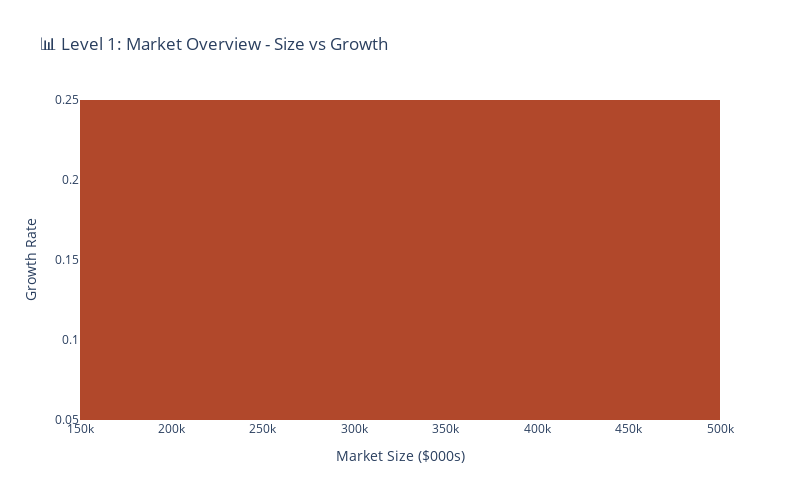
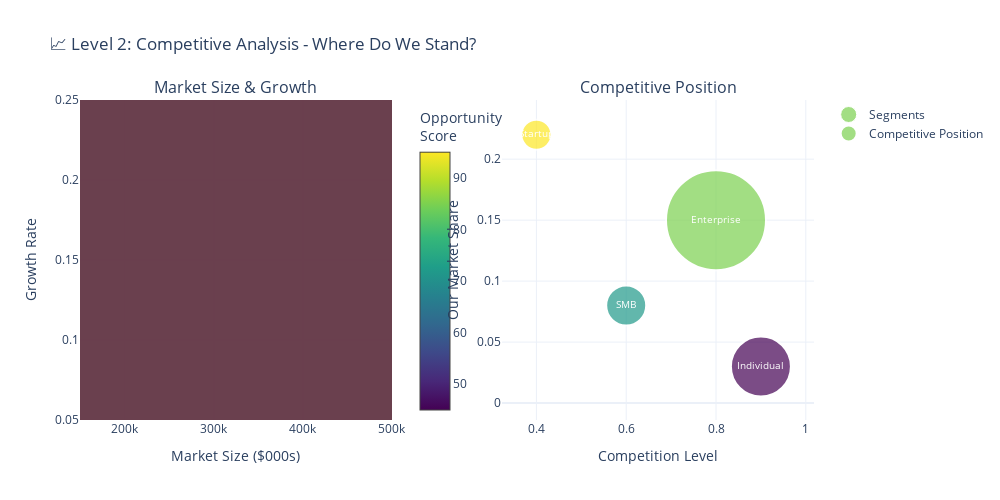
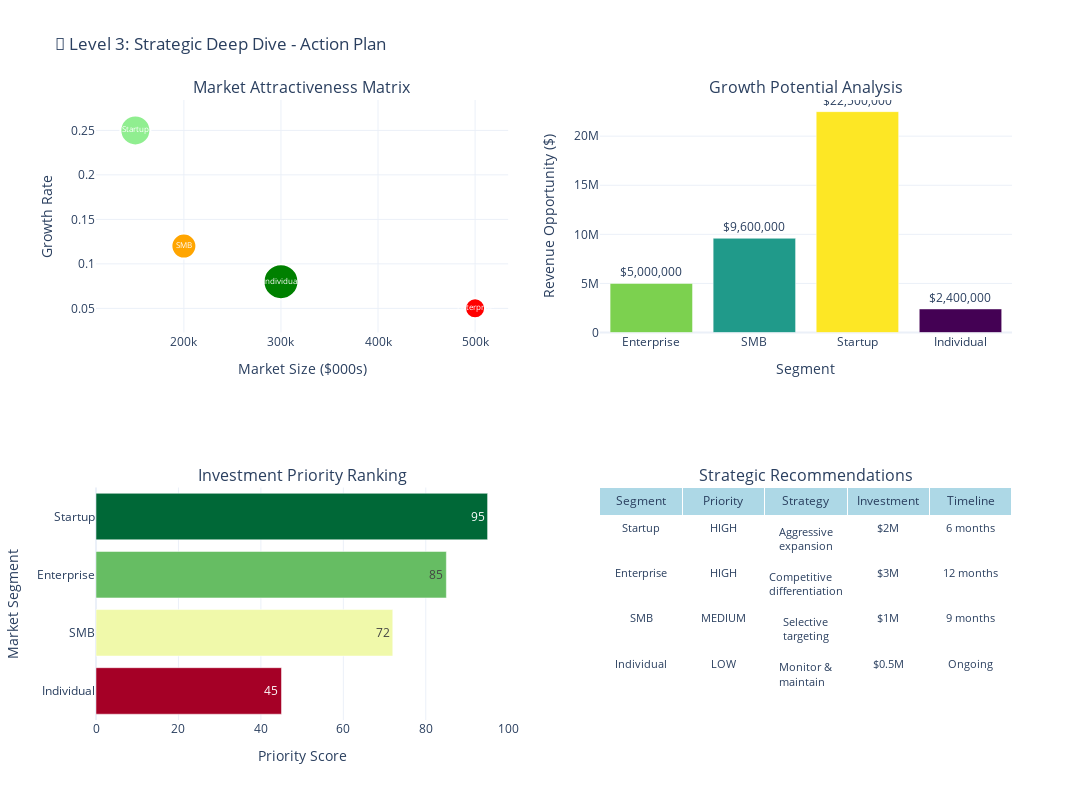

These figures' notebook cell, in order:
### Markdown cell above
## 🔍 2. Progressive Disclosure Techniques

Progressive disclosure is a technique for managing information complexity by revealing details incrementally. This helps prevent cognitive overload and guides the audience through complex insights step by step.

### 🎯 **Key Principles**

1. **Start Simple** - Begin with high-level overview
2. **Add Layers** - Reveal details progressively
3. **Maintain Context** - Keep the big picture visible
4. **Guide Attention** - Use visual hierarchy to direct focus
5. **Enable Exploration** - Allow deeper dives when needed

### 📊 **Implementation Strategies**

- **Zooming**: Start with aggregate view, drill down to details
- **Filtering**: Show subsets of data based on user selection
- **Animation**: Reveal data points over time or by category
- **Layered Annotations**: Add context progressively
- **Interactive Legends**: Show/hide data series
- **Hover Details**: Provide additional context on demand

---

### Code cell
# Progressive Disclosure: Market Opportunity Analysis
print("🔍 Creating Progressive Disclosure Dashboard: Market Opportunity Analysis")
print("=" * 70)

def create_progressive_disclosure_dashboard():
    """Create a dashboard that reveals insights progressively"""
    
    # Create multiple figures for different disclosure levels
    figures = {}
    
    # LEVEL 1: High-Level Overview
    fig1 = go.Figure()
    
    # Simple bubble chart showing market segments
    fig1.add_trace(go.Scatter(
        x=market_data['market_size'],
        y=market_data['growth_rate'],
        mode='markers',
        marker=dict(
            size=market_data['opportunity_score'],
            sizemode='diameter',
            sizeref=2.*max(market_data['opportunity_score'])/(100.**2),
            color=['#1f77b4', '#ff7f0e', '#2ca02c', '#d62728'],
            line=dict(width=2, color='white')
        ),
        text=market_data['segment'],
        hovertemplate='<b>%{text}</b><br>' +
                      'Market Size: $%{x:,.0f}k<br>' +
                      'Growth Rate: %{y:.1%}<br>' +
                      'Opportunity Score: %{marker.size}<br>' +
                      '<extra></extra>',
        name='Market Segments'
    ))
    
    fig1.update_layout(
        title="📊 Level 1: Market Overview - Size vs Growth",
        xaxis_title="Market Size ($000s)",
        yaxis_title="Growth Rate",
        width=800, height=500,
        showlegend=False
    )
    
    # LEVEL 2: Competitive Landscape
    fig2 = make_subplots(
        rows=1, cols=2,
        subplot_titles=["Market Size & Growth", "Competitive Position"],
        horizontal_spacing=0.15
    )
    
    # Left: Same bubble chart
    fig2.add_trace(go.Scatter(
        x=market_data['market_size'],
        y=market_data['growth_rate'],
        mode='markers',
        marker=dict(
            size=market_data['opportunity_score'],
            sizemode='diameter',
            sizeref=2.*max(market_data['opportunity_score'])/(80.**2),
            color=market_data['opportunity_score'],
            colorscale='Viridis',
            showscale=True,
            colorbar=dict(title="Opportunity<br>Score", x=0.45)
        ),
        text=market_data['segment'],
        hovertemplate='<b>%{text}</b><br>' +
                      'Market Size: $%{x:,.0f}k<br>' +
                      'Growth Rate: %{y:.1%}<br>' +
                      'Opportunity: %{marker.color}<br>' +
                      '<extra></extra>',
        name='Segments'
    ), row=1, col=1)
    
    # Right: Competition vs Our Share
    fig2.add_trace(go.Scatter(
        x=market_data['competition'],
        y=market_data['our_share'],
        mode='markers+text',
        marker=dict(
            size=market_data['market_size']/5000,
            color=market_data['opportunity_score'],
            colorscale='Viridis',
            showscale=False,
            line=dict(width=2, color='white')
        ),
        text=market_data['segment'],
        textposition="middle center",
        textfont=dict(size=10, color='white'),
        hovertemplate='<b>%{text}</b><br>' +
                      'Competition Level: %{x:.1%}<br>' +
                      'Our Market Share: %{y:.1%}<br>' +
                      'Market Size: $%{marker.size:.0f}k<br>' +
                      '<extra></extra>',
        name='Competitive Position'
    ), row=1, col=2)
    
    fig2.update_layout(
        title="📈 Level 2: Competitive Analysis - Where Do We Stand?",
        width=1000, height=500
    )
    
    fig2.update_xaxes(title_text="Market Size ($000s)", row=1, col=1)
    fig2.update_yaxes(title_text="Growth Rate", row=1, col=1)
    fig2.update_xaxes(title_text="Competition Level", row=1, col=2)
    fig2.update_yaxes(title_text="Our Market Share", row=1, col=2)
    
    # LEVEL 3: Strategic Recommendations
    fig3 = make_subplots(
        rows=2, cols=2,
        subplot_titles=[
            "Market Attractiveness Matrix",
            "Growth Potential Analysis", 
            "Investment Priority Ranking",
            "Strategic Recommendations"
        ],
        specs=[[{"type": "xy"}, {"type": "xy"}],
               [{"type": "xy"}, {"type": "table"}]]
    )
    
    # Market Attractiveness Matrix
    colors = ['red', 'orange', 'lightgreen', 'green']
    sizes = [20, 25, 30, 35]
    
    for i, segment in enumerate(market_data['segment']):
        fig3.add_trace(go.Scatter(
            x=[market_data.iloc[i]['market_size']],
            y=[market_data.iloc[i]['growth_rate']],
            mode='markers+text',
            marker=dict(size=sizes[i], color=colors[i], line=dict(width=2, color='white')),
            text=segment,
            textposition="middle center",
            textfont=dict(size=8, color='white'),
            name=segment,
            hovertemplate=f'<b>{segment}</b><br>' +
                         'Market Size: $%{x:,.0f}k<br>' +
                         'Growth Rate: %{y:.1%}<br>' +
                         f'Competition: {market_data.iloc[i]["competition"]:.1%}<br>' +
                         f'Our Share: {market_data.iloc[i]["our_share"]:.1%}<br>' +
                         '<extra></extra>'
        ), row=1, col=1)
    
    # Growth Potential (Revenue Opportunity)
    market_data['revenue_opportunity'] = (market_data['market_size'] * 
                                        market_data['growth_rate'] * 
                                        (1 - market_data['competition']) * 1000)
    
    fig3.add_trace(go.Bar(
        x=market_data['segment'],
        y=market_data['revenue_opportunity'],
        marker_color=market_data['opportunity_score'],
        marker_colorscale='Viridis',
        text=[f'${x:,.0f}' for x in market_data['revenue_opportunity']],
        textposition='outside',
        hovertemplate='<b>%{x}</b><br>' +
                      'Revenue Opportunity: $%{y:,.0f}<br>' +
                      '<extra></extra>',
        name='Revenue Opportunity',
        showlegend=False
    ), row=1, col=2)
    
    # Priority Ranking
    priority_order = market_data.sort_values('opportunity_score', ascending=True)
    
    fig3.add_trace(go.Bar(
        y=priority_order['segment'],
        x=priority_order['opportunity_score'],
        orientation='h',
        marker_color=priority_order['opportunity_score'],
        marker_colorscale='RdYlGn',
        text=[f'{x}' for x in priority_order['opportunity_score']],
        textposition='inside',
        hovertemplate='<b>%{y}</b><br>' +
                      'Priority Score: %{x}<br>' +
                      '<extra></extra>',
        name='Priority Score',
        showlegend=False
    ), row=2, col=1)
    
    # Strategic Recommendations Table
    recommendations = pd.DataFrame({
        'Segment': ['Startup', 'Enterprise', 'SMB', 'Individual'],
        'Priority': ['HIGH', 'HIGH', 'MEDIUM', 'LOW'],
        'Strategy': [
            'Aggressive expansion',
            'Competitive differentiation', 
            'Selective targeting',
            'Monitor & maintain'
        ],
        'Investment': ['$2M', '$3M', '$1M', '$0.5M'],
        'Timeline': ['6 months', '12 months', '9 months', 'Ongoing']
    })
    
    fig3.add_trace(go.Table(
        header=dict(
            values=list(recommendations.columns),
            fill_color='lightblue',
            align='center',
            font=dict(size=12)
        ),
        cells=dict(
            values=[recommendations[col] for col in recommendations.columns],
            fill_color='white',
            align='center',
            font=dict(size=11)
        )
    ), row=2, col=2)
    
    fig3.update_layout(
        title="🎯 Level 3: Strategic Deep Dive - Action Plan",
        width=1200, height=800,
        showlegend=False
    )
    
    fig3.update_xaxes(title_text="Market Size ($000s)", row=1, col=1)
    fig3.update_yaxes(title_text="Growth Rate", row=1, col=1)
    fig3.update_xaxes(title_text="Segment", row=1, col=2)
    fig3.update_yaxes(title_text="Revenue Opportunity ($)", row=1, col=2)
    fig3.update_xaxes(title_text="Priority Score", row=2, col=1)
    fig3.update_yaxes(title_text="Market Segment", row=2, col=1)
    
    return fig1, fig2, fig3

# Create progressive disclosure figures
level1_fig, level2_fig, level3_fig = create_progressive_disclosure_dashboard()

print("📊 PROGRESSIVE DISCLOSURE DEMONSTRATION")
print("=" * 50)
print("Level 1: High-level market overview")
level1_fig.show()

print("\nLevel 2: Adding competitive context")
level2_fig.show()

print("\nLevel 3: Strategic recommendations and action plan")
level3_fig.show()

print("\n✅ Progressive Disclosure Dashboard Created!")
print("🔍 Each level reveals more detail while maintaining context")
print("🎯 Guides audience from overview to actionable insights")

# Summary of what we've revealed
print("\n📖 DISCLOSURE PROGRESSION:")
print("Level 1: Market size vs growth (simple overview)")
print("Level 2: + Competition and our position")
print("Level 3: + Strategic recommendations and investment priorities")
print("\n💡 This approach prevents information overload!")

### Figure 1 — Plotly figure (JSON) as saved in the notebook; plotly's stock layout.template omitted (floating-point values rounded to 4 significant figures)
{"data": [{"hovertemplate": "<b>%{text}</b><br>Market Size: $%{x:,.0f}k<br>Growth Rate: %{y:.1%}<br>Opportunity Score: %{marker.size}<br><extra></extra>", "marker": {"color": ["#1f77b4", "#ff7f0e", "#2ca02c", "#d62728"], "line": {"color": "white", "width": 2}, "size": [85, 72, 95, 45], "sizemode": "diameter", "sizeref": 0.019}, "mode": "markers", "name": "Market Segments", "text": ["Enterprise", "SMB", "Startup", "Individual"], "type": "scatter", "x": [500000, 200000, 150000, 300000], "y": [0.05, 0.12, 0.25, 0.08]}], "layout": {"height": 500, "showlegend": false, "title": {"text": "📊 Level 1: Market Overview - Size vs Growth"}, "width": 800, "xaxis": {"title": {"text": "Market Size ($000s)"}}, "yaxis": {"title": {"text": "Growth Rate"}}}}

### Figure 2 — Plotly figure (JSON) as saved in the notebook; plotly's stock layout.template omitted (floating-point values rounded to 4 significant figures)
{"data": [{"hovertemplate": "<b>%{text}</b><br>Market Size: $%{x:,.0f}k<br>Growth Rate: %{y:.1%}<br>Opportunity: %{marker.color}<br><extra></extra>", "marker": {"color": [85, 72, 95, 45], "colorbar": {"title": {"text": "Opportunity<br>Score"}, "x": 0.45}, "colorscale": [[0, "#440154"], [0.1111, "#482878"], [0.2222, "#3e4989"], [0.3333, "#31688e"], [0.4444, "#26828e"], [0.5556, "#1f9e89"], [0.6667, "#35b779"], [0.7778, "#6ece58"], [0.8889, "#b5de2b"], [1, "#fde725"]], "showscale": true, "size": [85, 72, 95, 45], "sizemode": "diameter", "sizeref": 0.02969}, "mode": "markers", "name": "Segments", "text": ["Enterprise", "SMB", "Startup", "Individual"], "type": "scatter", "x": [500000, 200000, 150000, 300000], "xaxis": "x", "y": [0.05, 0.12, 0.25, 0.08], "yaxis": "y"}, {"hovertemplate": "<b>%{text}</b><br>Competition Level: %{x:.1%}<br>Our Market Share: %{y:.1%}<br>Market Size: $%{marker.size:.0f}k<br><extra></extra>", "marker": {"color": [85, 72, 95, 45], "colorscale": [[0, "#440154"], [0.1111, "#482878"], [0.2222, "#3e4989"], [0.3333, "#31688e"], [0.4444, "#26828e"], [0.5556, "#1f9e89"], [0.6667, "#35b779"], [0.7778, "#6ece58"], [0.8889, "#b5de2b"], [1, "#fde725"]], "line": {"color": "white", "width": 2}, "showscale": false, "size": [100.0, 40.0, 30.0, 60.0]}, "mode": "markers+text", "name": "Competitive Position", "text": ["Enterprise", "SMB", "Startup", "Individual"], "textfont": {"color": "white", "size": 10}, "textposition": "middle center", "type": "scatter", "x": [0.8, 0.6, 0.4, 0.9], "xaxis": "x2", "y": [0.15, 0.08, 0.22, 0.03], "yaxis": "y2"}], "layout": {"annotations": [{"font": {"size": 16}, "showarrow": false, "text": "Market Size & Growth", "x": 0.2125, "xanchor": "center", "xref": "paper", "y": 1, "yanchor": "bottom", "yref": "paper"}, {"font": {"size": 16}, "showarrow": false, "text": "Competitive Position", "x": 0.7875, "xanchor": "center", "xref": "paper", "y": 1, "yanchor": "bottom", "yref": "paper"}], "height": 500, "title": {"text": "📈 Level 2: Competitive Analysis - Where Do We Stand?"}, "width": 1000, "xaxis": {"anchor": "y", "domain": [0, 0.425], "title": {"text": "Market Size ($000s)"}}, "xaxis2": {"anchor": "y2", "domain": [0.575, 1], "title": {"text": "Competition Level"}}, "yaxis": {"anchor": "x", "domain": [0, 1], "title": {"text": "Growth Rate"}}, "yaxis2": {"anchor": "x2", "domain": [0, 1], "title": {"text": "Our Market Share"}}}}

### Figure 3 — Plotly figure (JSON) as saved in the notebook; plotly's stock layout.template omitted (floating-point values rounded to 4 significant figures)
{"data": [{"hovertemplate": "<b>Enterprise</b><br>Market Size: $%{x:,.0f}k<br>Growth Rate: %{y:.1%}<br>Competition: 80.0%<br>Our Share: 15.0%<br><extra></extra>", "marker": {"color": "red", "line": {"color": "white", "width": 2}, "size": 20}, "mode": "markers+text", "name": "Enterprise", "text": "Enterprise", "textfont": {"color": "white", "size": 8}, "textposition": "middle center", "type": "scatter", "x": [500000], "xaxis": "x", "y": [0.05], "yaxis": "y"}, {"hovertemplate": "<b>SMB</b><br>Market Size: $%{x:,.0f}k<br>Growth Rate: %{y:.1%}<br>Competition: 60.0%<br>Our Share: 8.0%<br><extra></extra>", "marker": {"color": "orange", "line": {"color": "white", "width": 2}, "size": 25}, "mode": "markers+text", "name": "SMB", "text": "SMB", "textfont": {"color": "white", "size": 8}, "textposition": "middle center", "type": "scatter", "x": [200000], "xaxis": "x", "y": [0.12], "yaxis": "y"}, {"hovertemplate": "<b>Startup</b><br>Market Size: $%{x:,.0f}k<br>Growth Rate: %{y:.1%}<br>Competition: 40.0%<br>Our Share: 22.0%<br><extra></extra>", "marker": {"color": "lightgreen", "line": {"color": "white", "width": 2}, "size": 30}, "mode": "markers+text", "name": "Startup", "text": "Startup", "textfont": {"color": "white", "size": 8}, "textposition": "middle center", "type": "scatter", "x": [150000], "xaxis": "x", "y": [0.25], "yaxis": "y"}, {"hovertemplate": "<b>Individual</b><br>Market Size: $%{x:,.0f}k<br>Growth Rate: %{y:.1%}<br>Competition: 90.0%<br>Our Share: 3.0%<br><extra></extra>", "marker": {"color": "green", "line": {"color": "white", "width": 2}, "size": 35}, "mode": "markers+text", "name": "Individual", "text": "Individual", "textfont": {"color": "white", "size": 8}, "textposition": "middle center", "type": "scatter", "x": [300000], "xaxis": "x", "y": [0.08], "yaxis": "y"}, {"hovertemplate": "<b>%{x}</b><br>Revenue Opportunity: $%{y:,.0f}<br><extra></extra>", "marker": {"color": [85, 72, 95, 45], "colorscale": [[0, "#440154"], [0.1111, "#482878"], [0.2222, "#3e4989"], [0.3333, "#31688e"], [0.4444, "#26828e"], [0.5556, "#1f9e89"], [0.6667, "#35b779"], [0.7778, "#6ece58"], [0.8889, "#b5de2b"], [1, "#fde725"]]}, "name": "Revenue Opportunity", "showlegend": false, "text": ["$5,000,000", "$9,600,000", "$22,500,000", "$2,400,000"], "textposition": "outside", "type": "bar", "x": ["Enterprise", "SMB", "Startup", "Individual"], "xaxis": "x2", "y": [5000000.0, 9600000.0, 22500000.0, 2400000.0], "yaxis": "y2"}, {"hovertemplate": "<b>%{y}</b><br>Priority Score: %{x}<br><extra></extra>", "marker": {"color": [45, 72, 85, 95], "colorscale": [[0, "rgb(165,0,38)"], [0.1, "rgb(215,48,39)"], [0.2, "rgb(244,109,67)"], [0.3, "rgb(253,174,97)"], [0.4, "rgb(254,224,139)"], [0.5, "rgb(255,255,191)"], [0.6, "rgb(217,239,139)"], [0.7, "rgb(166,217,106)"], [0.8, "rgb(102,189,99)"], [0.9, "rgb(26,152,80)"], [1, "rgb(0,104,55)"]]}, "name": "Priority Score", "orientation": "h", "showlegend": false, "text": ["45", "72", "85", "95"], "textposition": "inside", "type": "bar", "x": [45, 72, 85, 95], "xaxis": "x3", "y": ["Individual", "SMB", "Enterprise", "Startup"], "yaxis": "y3"}, {"cells": {"align": "center", "fill": {"color": "white"}, "font": {"size": 11}, "values": [["Startup", "Enterprise", "SMB", "Individual"], ["HIGH", "HIGH", "MEDIUM", "LOW"], ["Aggressive expansion", "Competitive differentiation", "Selective targeting", "Monitor & maintain"], ["$2M", "$3M", "$1M", "$0.5M"], ["6 months", "12 months", "9 months", "Ongoing"]]}, "domain": {"x": [0.55, 1], "y": [0, 0.375]}, "header": {"align": "center", "fill": {"color": "lightblue"}, "font": {"size": 12}, "values": ["Segment", "Priority", "Strategy", "Investment", "Timeline"]}, "type": "table"}], "layout": {"annotations": [{"font": {"size": 16}, "showarrow": false, "text": "Market Attractiveness Matrix", "x": 0.225, "xanchor": "center", "xref": "paper", "y": 1, "yanchor": "bottom", "yref": "paper"}, {"font": {"size": 16}, "showarrow": false, "text": "Growth Potential Analysis", "x": 0.775, "xanchor": "center", "xref": "paper", "y": 1, "yanchor": "bottom", "yref": "paper"}, {"font": {"size": 16}, "showarrow": false, "text": "Investment Priority Ranking", "x": 0.225, "xanchor": "center", "xref": "paper", "y": 0.375, "yanchor": "bottom", "yref": "paper"}, {"font": {"size": 16}, "showarrow": false, "text": "Strategic Recommendations", "x": 0.775, "xanchor": "center", "xref": "paper", "y": 0.375, "yanchor": "bottom", "yref": "paper"}], "height": 800, "showlegend": false, "title": {"text": "🎯 Level 3: Strategic Deep Dive - Action Plan"}, "width": 1200, "xaxis": {"anchor": "y", "domain": [0, 0.45], "title": {"text": "Market Size ($000s)"}}, "xaxis2": {"anchor": "y2", "domain": [0.55, 1], "title": {"text": "Segment"}}, "xaxis3": {"anchor": "y3", "domain": [0, 0.45], "title": {"text": "Priority Score"}}, "yaxis": {"anchor": "x", "domain": [0.625, 1], "title": {"text": "Growth Rate"}}, "yaxis2": {"anchor": "x2", "domain": [0.625, 1], "title": {"text": "Revenue Opportunity ($)"}}, "yaxis3": {"anchor": "x3", "domain": [0, 0.375], "title": {"text": "Market Segment"}}}}
